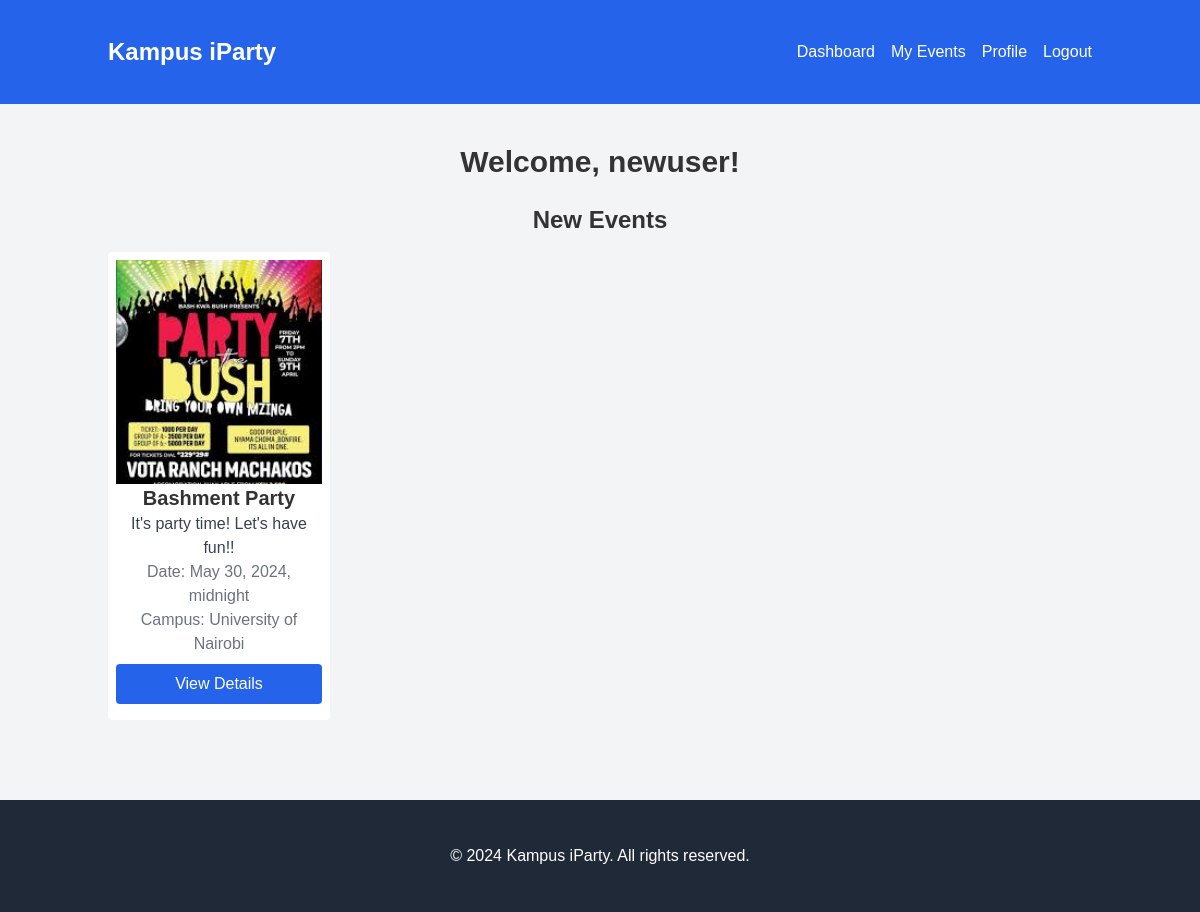
The page /dashboard (signed in) on the database as committed earlier.
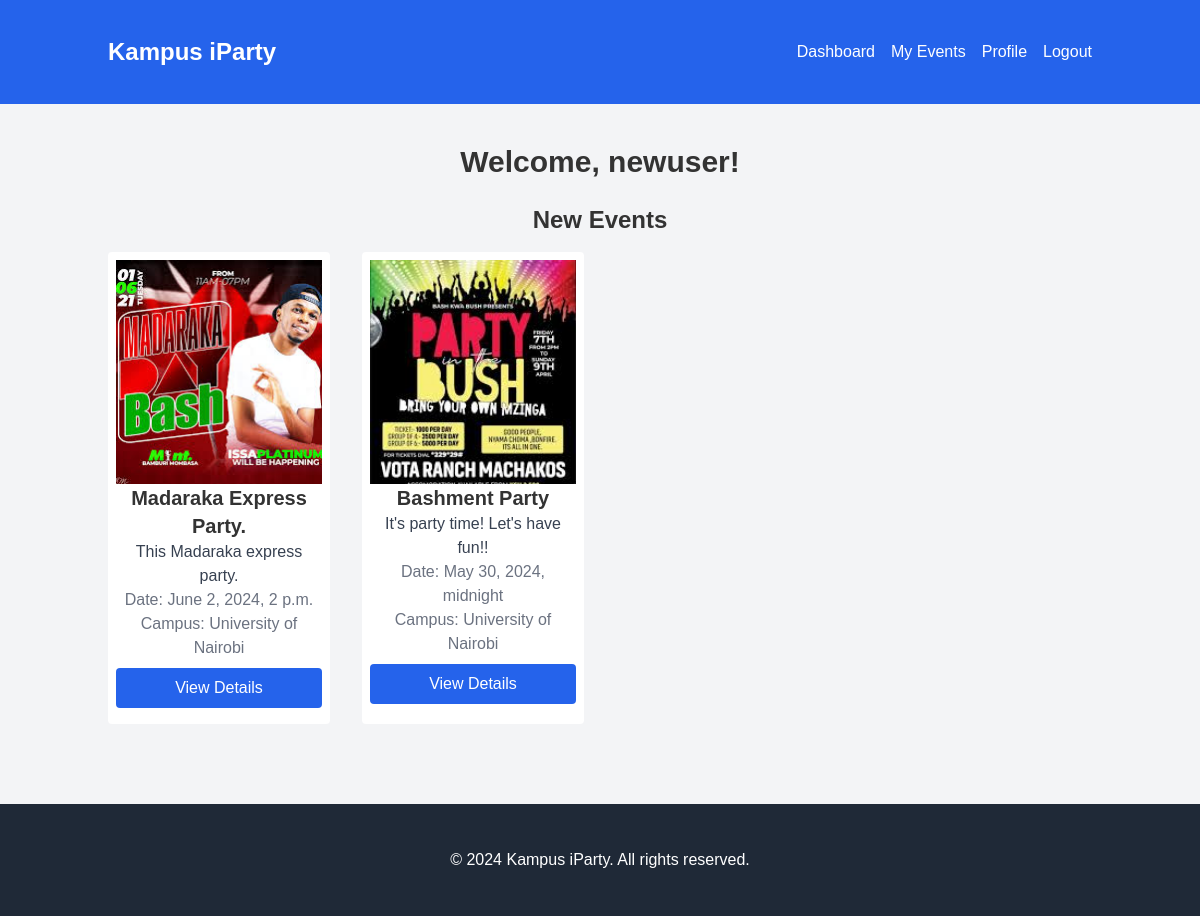
The same page on the database as committed later.
### events/models.py (models this page shows, shortened)
class Event(models.Model):
    title = models.CharField(max_length=100)
    description = models.TextField()
    date = models.DateTimeField()
    location = models.CharField(max_length=100)
    campus = models.ForeignKey('campus.Campus', on_delete=models.CASCADE)
    attendees = models.ManyToManyField('users.CustomUser', blank=True, related_name='event_attendees')
    created_by = models.ForeignKey('users.CustomUser', on_delete=models.CASCADE, related_name='event_creator')
    created_at = models.DateTimeField(auto_now_add=True)
    updated_at = models.DateTimeField(auto_now=True)
    poster = models.ImageField(upload_to='event_posters/', blank=True)
    slots = models.IntegerField(default=1)
    budget_amount = models.FloatField(default=0.0)
    charges = models.FloatField(default=0.0, editable=False)
    total_budget_amount = models.FloatField(default=0.0)

### campus/models.py (models this page shows, shortened)
class Campus(models.Model):
    name = models.CharField(max_length=100)
    location = models.CharField(max_length=100)
    initials = models.CharField(max_length=10, unique=True)

### app/views.py (the view)
# urls.py: path('dashboard', dashboard, name='user_dashboard'),
@login_required(login_url='/users/login/')
def dashboard(request):
    events = Event.objects.order_by('-date')[:10]
    return render(request, 'dashboard.html', {'events': events})

### templates/dashboard.html (shortened to what this page needs)
{% extends 'base.html' %}
{% block content %}
<h2 class="text-3xl font-bold mb-6">Welcome, {{ user.username }}!</h2>
<section>
  <h3 class="text-2xl font-bold mb-4">New Events</h3>
  <div class="grid grid-cols-1 md:grid-cols-3 lg:grid-cols-4 gap-8">
    {% for event in events %}
    <div class="col-span-1 bg-white p-2 rounded">
      {% if event.poster %}
      <img src="{{ event.poster.url }}" class="card-img-top w-full h-56 object-cover" alt="{{ event.title }}">
      {% endif %}
      <h4 class="text-xl font-bold">{{ event.title }}</h4>
      <p class="text-gray-700">{{ event.description }}</p>
      <p class="text-gray-500">Date: {{ event.date }}</p>
      <p class="text-gray-500 mb-2">Campus: {{ event.campus.name }}</p>
      <a href="{% url 'events:event_details' pk=event.id %}" class="bg-blue-600 text-white rounded px-2 py-2 block text-center w-full my-2 hover:bg-gray-900">View Details</a>
    </div>
    {% endfor %}
  </div>
</section>
{% endblock %}

Rows that differ between the two databases and show on the page:
added Event: poster (picture), title "Madaraka Express Party.", description "This Madaraka express party.", date "June 2, 2024, 2 p.m.", campus.name "University of Nairobi"
